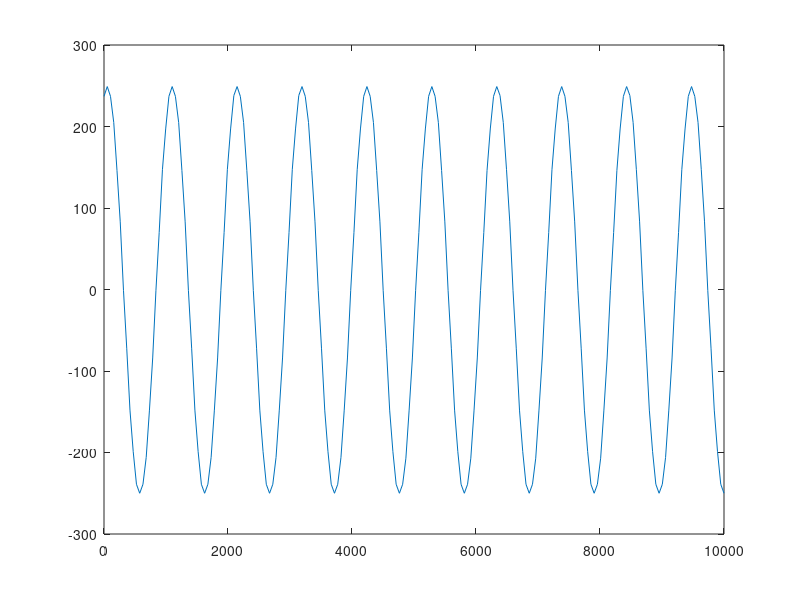

Here is the MATLAB script that generated this plot:
clear variables
close all
clc

outputVHD = importdata('results.txt');
%outputC = importdata('../sim
x = linspace(0,10000,192)';
plot(x, outputVHD(2:end))